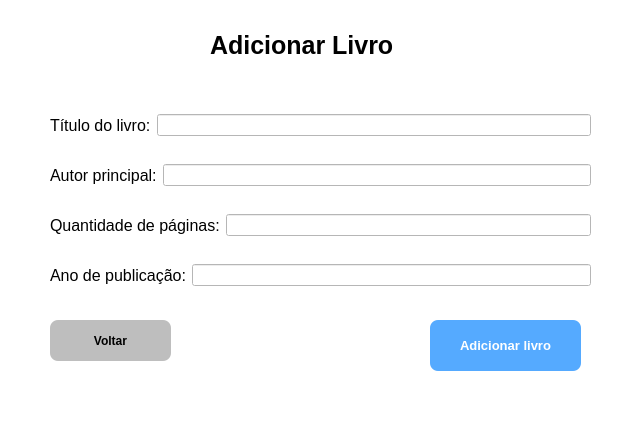
<?xml version="1.0" encoding="UTF-8"?>
<ui version="4.0">
 <class>MainWindow</class>
 <widget class="QMainWindow" name="MainWindow">
  <property name="geometry">
   <rect>
    <x>0</x>
    <y>0</y>
    <width>637</width>
    <height>445</height>
   </rect>
  </property>
  <property name="windowTitle">
   <string>MainWindow</string>
  </property>
  <property name="styleSheet">
   <string notr="true">background-color: rgb(255, 255, 255);</string>
  </property>
  <widget class="QWidget" name="centralwidget">
   <widget class="QLabel" name="label">
    <property name="geometry">
     <rect>
      <x>210</x>
      <y>20</y>
      <width>241</width>
      <height>51</height>
     </rect>
    </property>
    <property name="font">
     <font>
      <pointsize>19</pointsize>
      <weight>75</weight>
      <bold>true</bold>
     </font>
    </property>
    <property name="text">
     <string>Adicionar Livro</string>
    </property>
   </widget>
   <widget class="QWidget" name="horizontalLayoutWidget">
    <property name="geometry">
     <rect>
      <x>50</x>
      <y>100</y>
      <width>541</width>
      <height>51</height>
     </rect>
    </property>
    <layout class="QHBoxLayout" name="horizontalLayout">
     <item>
      <widget class="QLabel" name="label_2">
       <property name="font">
        <font>
         <pointsize>12</pointsize>
        </font>
       </property>
       <property name="text">
        <string>Título do livro:</string>
       </property>
      </widget>
     </item>
     <item>
      <widget class="QLineEdit" name="lineEdit_titulo_livro"/>
     </item>
    </layout>
   </widget>
   <widget class="QWidget" name="horizontalLayoutWidget_2">
    <property name="geometry">
     <rect>
      <x>50</x>
      <y>150</y>
      <width>541</width>
      <height>51</height>
     </rect>
    </property>
    <layout class="QHBoxLayout" name="horizontalLayout_2">
     <item>
      <widget class="QLabel" name="label_3">
       <property name="font">
        <font>
         <pointsize>12</pointsize>
        </font>
       </property>
       <property name="text">
        <string>Autor principal:</string>
       </property>
      </widget>
     </item>
     <item>
      <widget class="QLineEdit" name="lineEdit_autor_principal"/>
     </item>
    </layout>
   </widget>
   <widget class="QWidget" name="horizontalLayoutWidget_3">
    <property name="geometry">
     <rect>
      <x>50</x>
      <y>200</y>
      <width>541</width>
      <height>51</height>
     </rect>
    </property>
    <layout class="QHBoxLayout" name="horizontalLayout_3">
     <item>
      <widget class="QLabel" name="label_4">
       <property name="font">
        <font>
         <pointsize>12</pointsize>
        </font>
       </property>
       <property name="text">
        <string>Quantidade de páginas:</string>
       </property>
      </widget>
     </item>
     <item>
      <widget class="QLineEdit" name="lineEdit_quantidade_paginas"/>
     </item>
    </layout>
   </widget>
   <widget class="QWidget" name="horizontalLayoutWidget_4">
    <property name="geometry">
     <rect>
      <x>50</x>
      <y>250</y>
      <width>541</width>
      <height>51</height>
     </rect>
    </property>
    <layout class="QHBoxLayout" name="horizontalLayout_4">
     <item>
      <widget class="QLabel" name="label_5">
       <property name="font">
        <font>
         <pointsize>12</pointsize>
        </font>
       </property>
       <property name="text">
        <string>Ano de publicação:</string>
       </property>
      </widget>
     </item>
     <item>
      <widget class="QLineEdit" name="lineEdit_ano_publicacao"/>
     </item>
    </layout>
   </widget>
   <widget class="QPushButton" name="pushButton_voltar">
    <property name="geometry">
     <rect>
      <x>50</x>
      <y>320</y>
      <width>121</width>
      <height>41</height>
     </rect>
    </property>
    <property name="font">
     <font>
      <weight>75</weight>
      <bold>true</bold>
     </font>
    </property>
    <property name="cursor">
     <cursorShape>PointingHandCursor</cursorShape>
    </property>
    <property name="styleSheet">
     <string notr="true"> border-radius: 8px;
background-color: rgb(190, 190, 190);</string>
    </property>
    <property name="text">
     <string>Voltar</string>
    </property>
   </widget>
   <widget class="QPushButton" name="pushButton_add_livro">
    <property name="geometry">
     <rect>
      <x>430</x>
      <y>320</y>
      <width>151</width>
      <height>51</height>
     </rect>
    </property>
    <property name="font">
     <font>
      <pointsize>10</pointsize>
      <weight>75</weight>
      <bold>true</bold>
     </font>
    </property>
    <property name="cursor">
     <cursorShape>PointingHandCursor</cursorShape>
    </property>
    <property name="styleSheet">
     <string notr="true">background-color: rgb(85, 170, 255);
color: rgb(255, 255, 255);
 border-radius: 8px;</string>
    </property>
    <property name="text">
     <string>Adicionar livro</string>
    </property>
   </widget>
  </widget>
  <widget class="QMenuBar" name="menubar">
   <property name="geometry">
    <rect>
     <x>0</x>
     <y>0</y>
     <width>637</width>
     <height>26</height>
    </rect>
   </property>
  </widget>
  <widget class="QStatusBar" name="statusbar"/>
 </widget>
 <resources/>
 <connections/>
</ui>
